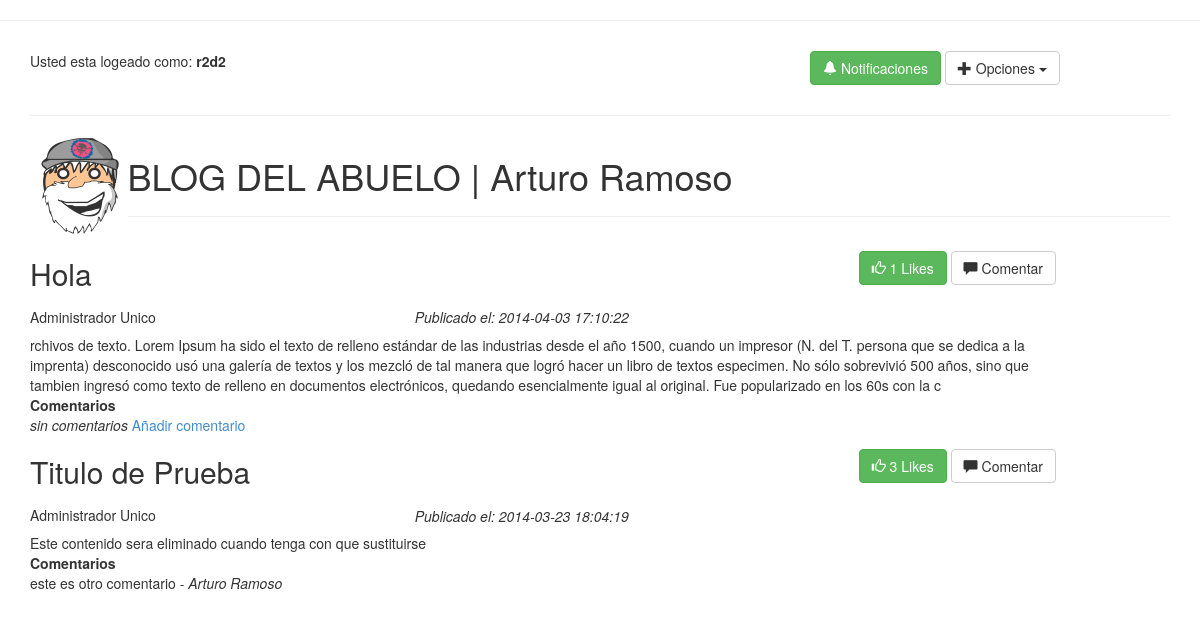
The app's page /index.php (signed in) with its own data.
### tables this page shows
CREATE TABLE `temas` (
  `id` int(11) NOT NULL AUTO_INCREMENT,
  `id_usuario` varchar(45) DEFAULT NULL,
  `titulo` varchar(45) DEFAULT NULL,
  `fecha_pub` timestamp NOT NULL DEFAULT CURRENT_TIMESTAMP ON UPDATE CURRENT_TIMESTAMP,
  `contenido` text,
  PRIMARY KEY (`id`)
);

CREATE TABLE `usuarios` (
  `id` int(11) NOT NULL AUTO_INCREMENT,
  `nombre` varchar(45) DEFAULT NULL,
  `usuario` varchar(45) DEFAULT NULL,
  `password` varchar(45) DEFAULT NULL,
  `tipo` varchar(1) DEFAULT NULL,
  PRIMARY KEY (`id`),
  UNIQUE KEY `usuario_UNIQUE` (`usuario`)
);

CREATE TABLE `comentarios` (
  `id` int(11) NOT NULL AUTO_INCREMENT,
  `id_usuario` int(11) DEFAULT '0',
  `id_tema` int(11) DEFAULT NULL,
  `comentario` varchar(350) DEFAULT NULL,
  PRIMARY KEY (`id`)
);

### index.php (the view, shortened to what this page needs)
<!DOCTYPE HTML>
<html>
	<head>
	    <link href="css/bootstrap.min.css" rel="stylesheet">
	</head>
	<body><hr>
		<div class="container">
			<div class="row">
		<p class="bg-success">
			<?php
				if (isset($_SESSION['nombre'])) {
					echo "<div class='col-md-8'>Usted esta logeado como:<b> ".$_SESSION['usuario']. "</b></div>
					<div class='col-md-4'>
					  <button type='button' class='btn btn-success'><span class='glyphicon glyphicon-bell'></span> Notificaciones</button>
					  <div class='btn-group'>
						  <button class='btn btn-default dropdown-toggle' type='button' data-toggle='dropdown'>
						    <span class='glyphicon glyphicon-plus'></span> Opciones <span class='caret'></span>
						  </button>
						  <ul class='dropdown-menu'>
				    		<li><a href='cerrarsesion.php'><span class='glyphicon glyphicon-off'></span> Cerrar sesion</a></li>
					 ";
					if ($_SESSION['tipo']==2 or $_SESSION['tipo']==1)
							echo "<li><a href='ntemas.php'><span class='glyphicon glyphicon-plus-sign'></span> Añadir nuevo tema</a>
							</li></ul>";
					else echo "</ul></div>";
				}
				else {
					echo "<div class='container'>Bienvenido
					<a href='login.php'>Inicia sesion</a> o <a href='registro.php'>registrate</a>";
				}
				?>
			</p>
			</div>
		</div><hr>
				<div class="row">
					 <div class="col-md-1">
						<img src="images/logo.gif" width='100px' class="img-circle">
					 </div>
					<div class="col-md-11">
				<h1>BLOG DEL ABUELO |
				<?php
					if (isset($_SESSION['nombre']))
						echo $_SESSION['nombre'];
					echo "</h1><hr></div></div>";
				$conexion=@mysql_connect(SQL_HOST, SQL_USER, SQL_PWD);
				$sql="select temas.*,  usuarios.nombre from temas, usuarios where temas.id_usuario = usuarios.id order by fecha_pub desc; ";
				$temas=mysql_query($sql, $conexion);
				echo "<table width=90%>";
				while ($tema = @mysql_fetch_array($temas))
				{
					$sql = "select comentarios.*, usuarios.nombre from comentarios, usuarios, temas " .
						"where comentarios.id_usuario = usuarios.id and comentarios.id_tema = temas.id " .
						"and comentarios.id_tema = " . $tema['id'];
					$comentarios=mysql_query($sql, $conexion);
					echo "<tr>";
						echo "<td><b><h2>".$tema['titulo']."</h2></td>";
						echo "<td align='right' width=50%>";
								if (isset($_SESSION['tipo'])) {
										$sqllikes="SELECT id, count(*) from megusta where id_tema=".$tema['id'].";";
										$likes=mysql_query($sqllikes, $conexion);
										$like= mysql_fetch_array($likes);
										$num=$like['count(*)'];
										echo "<a class= 'btn btn-success' href='like.php?like=".$tema['id']."'><span class='glyphicon glyphicon-thumbs-up'></span> ".$num." Likes</a> ";
										echo "<a class='btn btn-default' href='ncomentario.php?ncomentario=".$tema['id']."&prev=".$tema['id']."'><span class='glyphicon glyphicon-comment'></span> Comentar</a> ";
								}
					echo "</td>";
					echo "</tr>";
					echo "<tr><td><h5>".$tema['nombre']."</h5></td><td><i> Publicado el: ".$tema['fecha_pub']."</i></td></tr>";
					echo "<tr><td colspan='2'>".$tema['contenido']."</td></tr>";
					echo "<tr><td colspan='2'><b>Comentarios</b></td></tr>";
					$ncomentarios=0;
					while ($comentario = @mysql_fetch_array($comentarios)) {
						echo "<tr>";
							 echo "<td width=80% colspan=2>".$comentario['comentario'];
							 echo " - <i>".$comentario['nombre']."</i>";
						echo "</td>";
						echo "</tr>";
						$ncomentarios = $ncomentarios+1;
					}
					if ($ncomentarios < 1)
						echo "<tr><td colspan='2'><i>sin comentarios </i><a href='ncomentario.php?ncomentario=".$tema['id']."&prev=".$tema['id']."'>Añadir comentario</a></td></tr>";
				}
				echo "</table>";
			?>
	</body>
</html>

### records on screen
temas: titulo "Hola", num "1", id_usuario.nombre "Administrador Unico", fecha_pub "2014-04-03 17:10:22", contenido "rchivos de texto. Lorem Ipsum ha sido el texto de relleno estándar de las industrias desde el año 1500, cuando un impresor (N. del T. persona que se dedica a la imprenta) desconocido usó una galería de textos y los mezcló de tal manera que logró hacer un libro de textos especimen. No sólo sobrevivió 500 años, sino que tambien ingresó como texto de relleno en documentos electrónicos, quedando esencialmente igual al original. Fue popularizado en los 60s con la c"
temas: titulo "Titulo de Prueba", num "3", id_usuario.nombre "Administrador Unico", fecha_pub "2014-03-23 18:04:19", contenido "Este contenido sera eliminado cuando tenga con que sustituirse"
comentarios: comentario "este es otro comentario", id_usuario.nombre "Arturo Ramoso"

### other values on screen
$_SESSION['usuario'] "r2d2"
$_SESSION['nombre'] "Arturo Ramoso"
